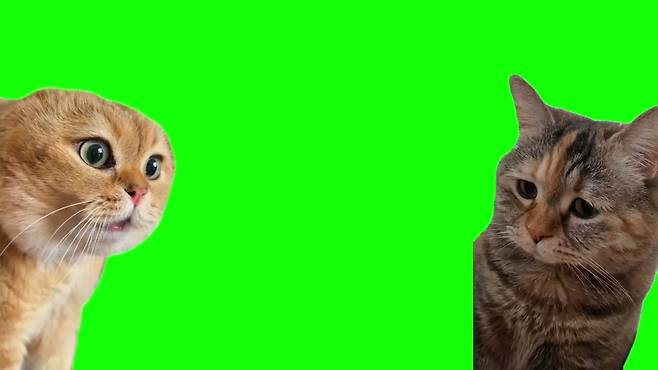
#> input picture catandcat.jpg, 658 x 370 px, given in place of the camera
$ python '07-01 (Tch_Ver).py'
#> lines starting #> are read from the running program, lines starting #| are printed output that depends on the picture; after the words box and inside, x2 and y2 are one past the last pixel; in counts of white or black regions, pixels touching at a corner belong together
import cv2
import numpy as np
import random


def main():
    cap = cv2.VideoCapture(0)

    if not cap.isOpened():
        print("웹캠 열기 실패 ㅠ.ㅠ")
        return

    ret, frame = cap.read()
#> frame is the input picture: shape (370, 658, 3); mean B, G, R 31.3, 206, 55.4
    if not ret:
        print("첫 프레임 읽기 실패 ㅠ.ㅠ")
        return

    canvas = np.zeros_like(frame)  # 실제 그림이 그려질 이미지

    prev_center = None  # 이동할 때마다 위치를 백업하여 시작점을 갱신

    # 빨간색 검출하는 범위
    lower_b = np.array([0, 100, 100])
    upper_b = np.array([10, 255, 255])

    kernel = np.ones((5, 5), np.uint8)

    print("키 입력 가이드 : 펜 지우기는 c, 펜 색상 바꾸기는 p, 종료는 q")

    # 순수하게 랜덤한 색상 선정
    pen_color = [random.randint(0, 255) for i in range(3)]

    while True:
        ret, frame = cap.read()
        if not ret:
            break

        frame = cv2.flip(frame, 1)  # 좌우 반전 (거울 효과)
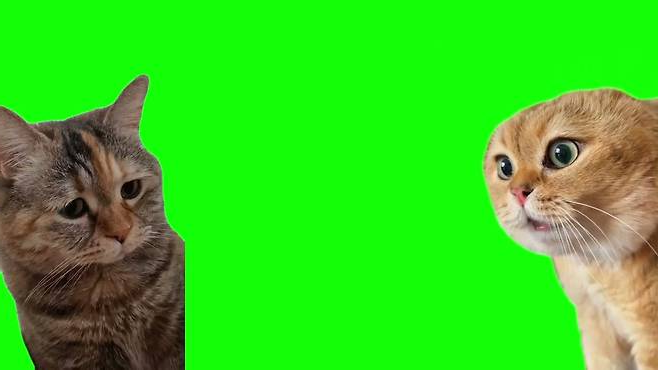
#> frame: shape (370, 658, 3); mean B, G, R 31.3, 206, 55.4

        # 색상 검출에 유리한 색상 표현법으로 변환하기
        hsv = cv2.cvtColor(frame, cv2.COLOR_BGR2HSV)
#> hsv: shape (370, 658, 3); mean H, S, V 44.5, 201.3, 214.1

        # 원하는 색상 검출 후 노이즈 제거 및 객체 강조
        mask = cv2.inRange(hsv, lower_b, upper_b)
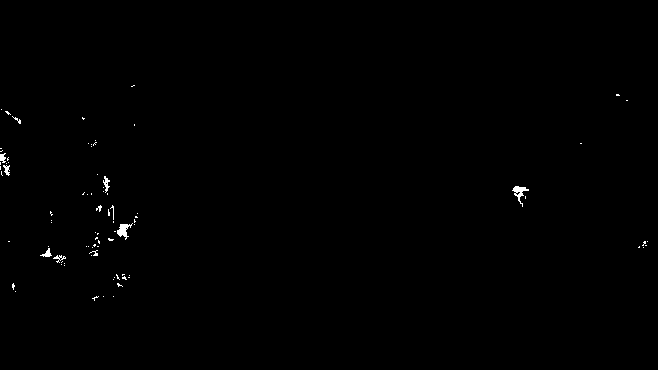
#> mask: shape (370, 658); 0.33% white; 85 white regions (75 under 20 px), largest, box (x1, y1, x2, y2) and area: (117, 223, 133, 240) 122, (512, 186, 529, 207) 119, (103, 176, 110, 193) 56
        mask = cv2.morphologyEx(mask, cv2.MORPH_OPEN, kernel, iterations=1)
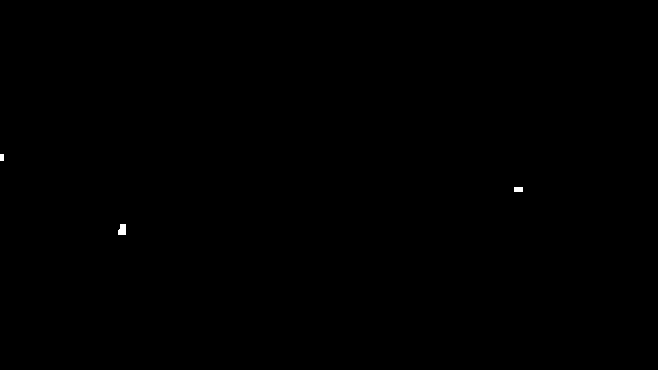
#> mask: shape (370, 658); 0.06% white; 3 white regions, box (x1, y1, x2, y2) and area: (118, 224, 126, 235) 77, (514, 187, 523, 192) 45, (0, 154, 4, 161) 28
        mask = cv2.morphologyEx(mask, cv2.MORPH_DILATE, kernel, iterations=1)
#> mask: shape (370, 658); 0.14% white; 3 white regions

        contours, _ = cv2.findContours(mask, cv2.RETR_EXTERNAL, cv2.CHAIN_APPROX_SIMPLE)
#> contours = 3 contours; box (x1, y1, x2, y2) and area: (116, 222, 128, 237) 144, (512, 185, 525, 194) 96, (0, 152, 6, 163) 50

        center = None

        if contours:
            # 경계 영역의 면적이 가장 큰 경계(컨투어)를 찾는다
            largest = max(contours, key=cv2.contourArea)
#> largest = [[118, 222], [118, 226], [116, 228], [116, 236], [127, 236], [127, 222]]
            area = cv2.contourArea(largest)  # 면적 구함
#> area = 144

            if area > 700:
                M = cv2.moments(largest)  # 중심좌표를 구하기 위해 행렬구함
                if M["m00"] != 0:
                    cx = int(M["m10"] / M["m00"])
                    cy = int(M["m01"] / M["m00"])
                    center = (cx, cy)

                    # 점을 따라 그리기
                    cv2.circle(frame, center, 7, (255, 0, 0), -1)
                    cv2.circle(canvas, center, 7, pen_color, -1)

                    # 선을 따라 그리기
                    # if prev_center is not None:
                    # cv2.line(canvas, prev_center, center, pen_color, 5)

        prev_center = center

        # 중심점만 추적하는 원본 영상 frame
        # 실제로 그림을 그려나가는 복사 영상 canvas
        # 둘을 합치는 작업!
        output = cv2.addWeighted(frame, 0.8, canvas, 0.8, 0)
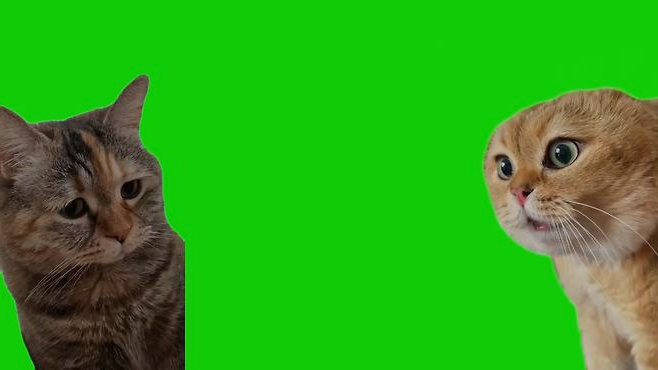
#> output: shape (370, 658, 3); mean B, G, R 25.3, 164.7, 44.4

        cv2.imshow("Output", output)

        key = cv2.waitKey(1) & 0xFF
#> (key q is pressed here)
        if key == ord('q'):
            break
        elif key == ord('c'):
            canvas[:] = 0
            prev_center = None
        elif key == ord('p'):
            pen_color = [random.randint(0, 255) for i in range(3)]

    cap.release()
    cv2.destroyAllWindows()


if __name__ == "__main__":
    main()
